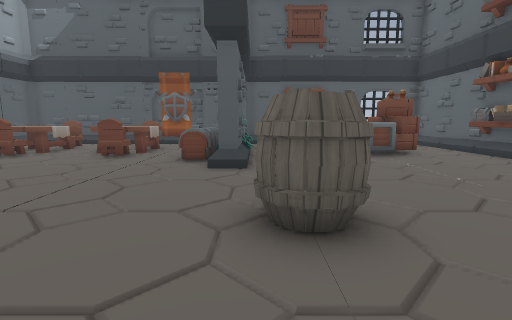
[1] (above)

18 first-person views from a walk through a 3-D level made in the Godot game engine. The camera is 1.2 m above the floor, tilts 8° down and sees 85° across. The floor is counted in squares, 1 m on a side. Each view is taken from the middle of a square. On the plan, view 1 faces up. The plan holds only what a view shows up to about 13 squares ahead; the rest is blank. Some surface patterns are stand-ins.

[2]
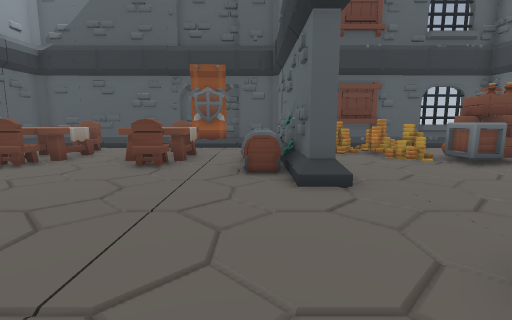

[3]
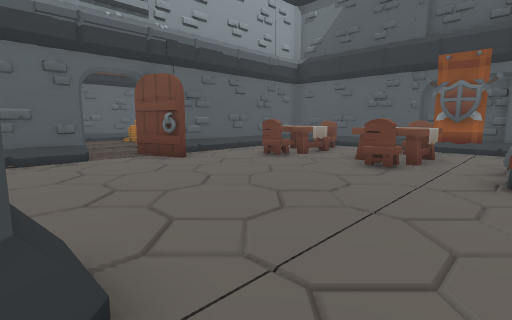

[4]
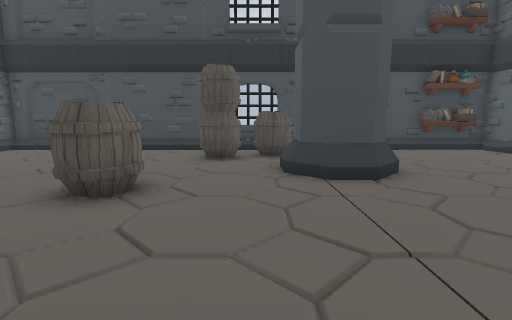

[5]
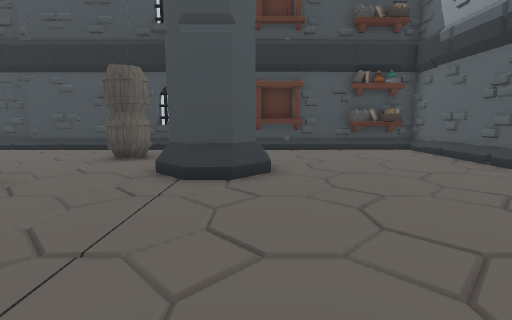

[6]
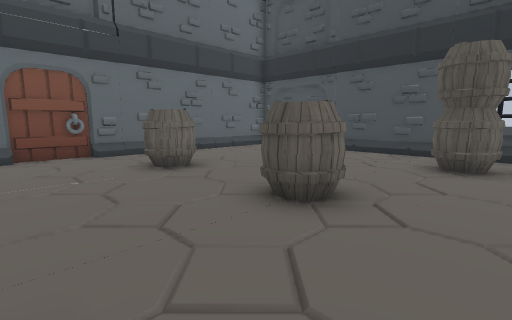

[7]
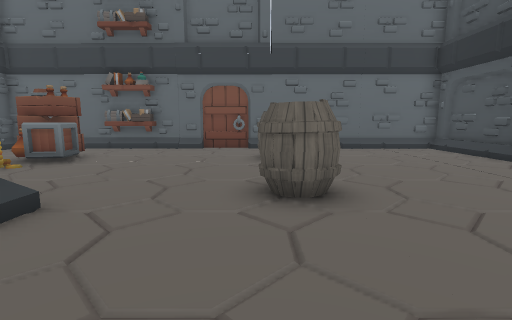

[8]
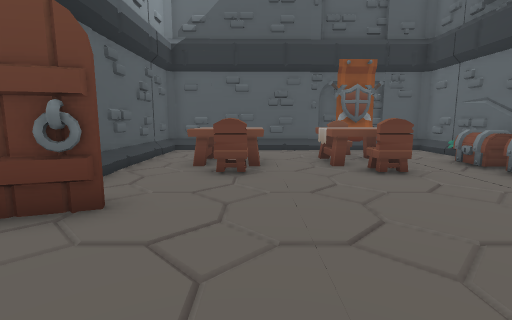

[9]
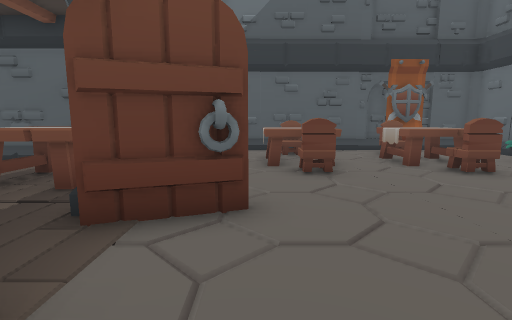

[10]
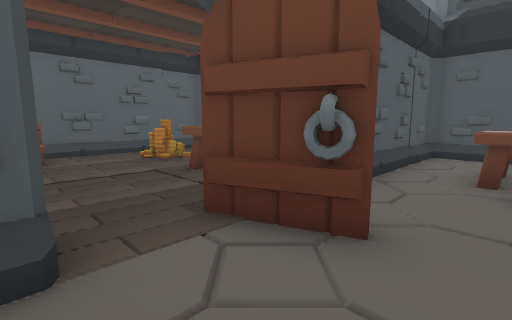

[11]
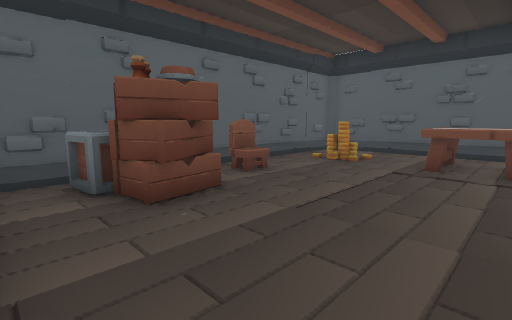

[12]
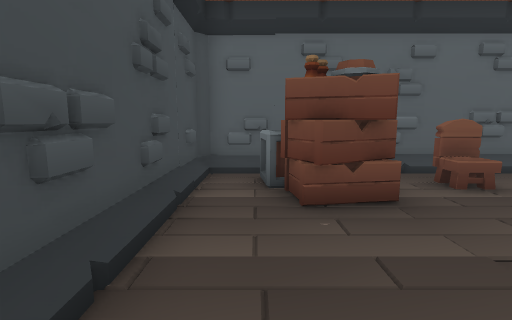

[13]
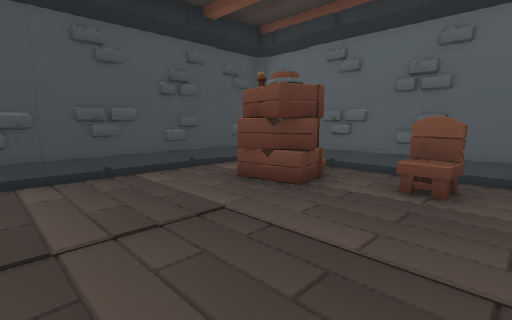

[14]
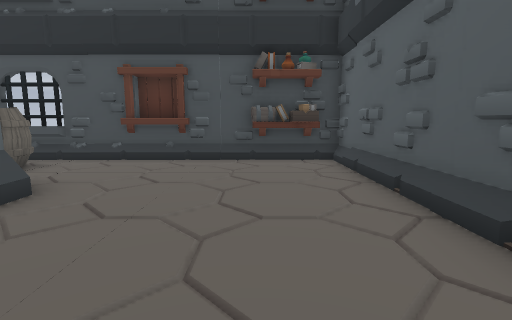

[15]
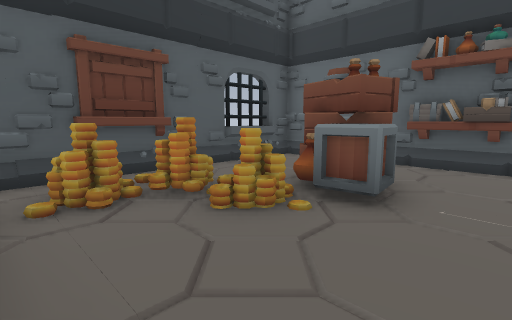

[16]
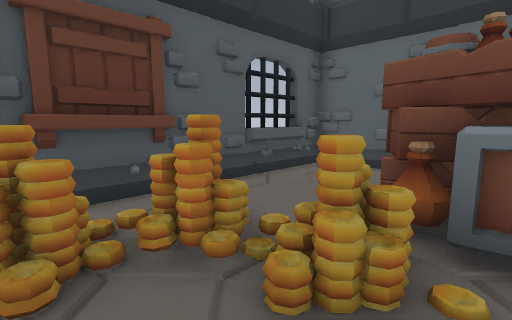

[17]
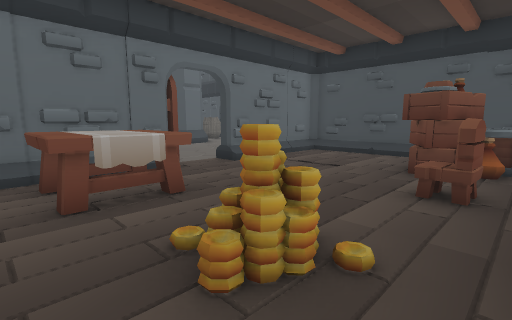

[18]
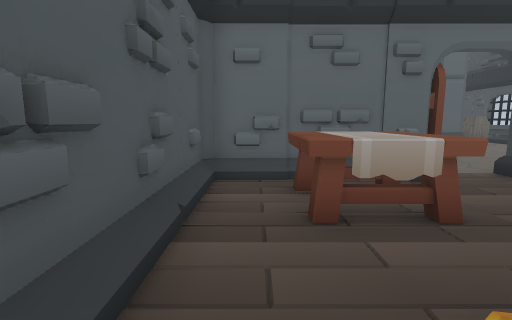

### Floor plan
Points are (right, up) in squares from view 1. A wall is a line through its corners. A room is listed if a view was taken in it or the views show most of it. See-through windows are left out.
Room 1 (views 1, 2, 3, 4, 5, 6, 7, 8, 9, 10, 14, 15, 16)
walls: (-1, 10.8) (-0.8, 11.7); (-0.8, 10.8) (-1, 11.7); (-0.5, 12.9) (-0.5, 7.3) (-1, 7.3) (-1, 14.4) (-1.2, 14.7) (-3.4, 14.7); (-10.1, 6.7) (-11.9, 6); (-10.2, 6.7) (-10.2, 6.2); (-2.8, 14.9) (-5.3, 14.9) (-5.4, 14.7) (-11.6, 14.7) (-11.6, 7.6); (3.3, 14.5) (2.9, 14.8); (-2.9, -4) (-0.9, -4); (7.8, 8.4) (7.7, 9.2); (7.8, 8.5) (7.8, 10.4); (7.9, 8.5) (7.8, 9); (8.1, 8.5) (8.1, 10.2); (-12.4, 4.3) (-11.6, 4.3) (-11.6, -3.8) (4.5, -3.8); (8, 9.6) (7.9, 10.3); (-6.6, -4.2) (-5.2, -4.2); (-8, -3.6) (-0.6, -3.6); (-9, -3.4) (-8.9, -3.9); (4.5, -4) (7.6, -4); (4.8, -3.8) (5.9, -3.8); (-9.6, -3.5) (-8.9, -3.4); (-11.2, 14.8) (-11.6, 14.4); (-10.4, -3.6) (-9, -3.6); (6.2, -3.8) (8.1, -3.8); (-10.9, -3.3) (-10.1, -3.2) (-10.1, -3.8); (-11, -3.3) (-8.9, -3.3); (-10.9, -3.5) (-10.4, -3.3); (7.5, 14.9) (5.5, 14.9); (8.3, -4.1) (8.3, 14.7) (0.3, 14.7)
low walls: (-4.6, 14.7) (-5.1, 14.7); (0.4, -3.6) (1, -3.6); (1.1, -3.6) (3, -3.6); (3.1, -3.6) (5, -3.6); (8.1, -1.5) (8.1, 0.2); (8.1, -3.5) (8.1, -2.5)
ways out: opening at (-12, 5) to room 2
objects: table (-10, 10) to (-8, 12); chair (-9, 9); chair (-9, 13); table (-6, 10) to (-4, 12); pillar (-5, 2); chair (-5, 9); chair (-5, 13); pillar (-4, 0); banner (-4, 14); barrel (-3, -2) to (-2, -2); pillar (-3, 2); chest (-2, 9); chest (-2, 10) to (-2, 11); barrel (-1, -2) to (0, -1); barrel (0, 3) to (1, 4); coin (1, 13); coin (2, 12) to (3, 12); crate (4, 10) to (6, 11); coin (4, 11); barrel (5, 3) to (5, 4)
Room 2 (views 11, 12, 13, 17, 18)
walls: (-11.9, 6) (-12.1, 6.2) (-12.1, 10.8); (-19.6, 0) (-19.3, -0.4); (-12.4, 11.1) (-19.5, 11.1) (-19.5, -0.3) (-12.3, -0.3) (-12.1, -0.1) (-12.1, 4.3)
ways out: opening at (-12, 5) to room 1
objects: crate (-19, 1) to (-17, 3); chair (-18, 5); coin (-18, 8) to (-17, 8); table (-15, 7) to (-13, 9)

Where each view was taken, in squares from view 1:
view 1: 0 up, 0 right, facing up
view 2: 2 up, 2 left, facing up
view 3: 2 up, 2 left, facing up-left
view 4: 8 up, 2 left, facing down
view 5: 8 up, 5 left, facing down
view 6: 7 up, 2 left, facing down-right
view 7: 4 up, 4 left, facing right
view 8: 3 up, 8 left, facing up
view 9: 3 up, 10 left, facing up
view 10: 4 up, 9 left, facing up-left
view 11: 0 up, 13 left, facing up-left
view 12: 1 up, 13 left, facing left
view 13: 6 up, 13 left, facing down-left
view 14: 5 up, 9 left, facing down
view 15: 8 up, 0 right, facing up-right
view 16: 10 up, 1 right, facing up-right
view 17: 10 up, 19 left, facing down-right
view 18: 10 up, 18 left, facing right
